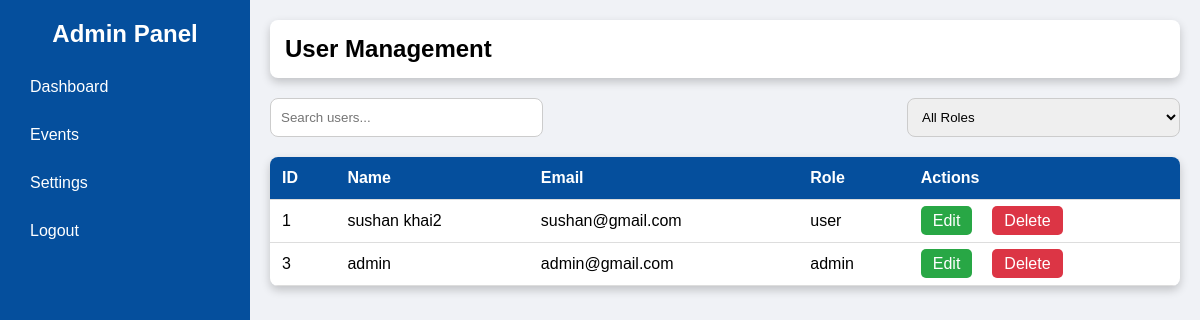
The page /admin_dashboard.php on the database its author committed.
### tables this page shows
CREATE TABLE `users` (
  `id` int(11) NOT NULL,
  `fullname` varchar(255) NOT NULL,
  `email` varchar(255) NOT NULL,
  `password` varchar(255) NOT NULL,
  `phone` varchar(255) NOT NULL,
  `dob` date NOT NULL,
  `otp` varchar(255) NOT NULL,
  `role` varchar(255) NOT NULL,
  `ban_user` varchar(255) NOT NULL
);

### admin_dashboard.php (the view, shortened to what this page needs)
<?php
include "conn.php";
?>
<!DOCTYPE html>
<html lang="en">
<head>
</head>
<body>
    <div class="sidebar">
        <h2>Admin Panel</h2>
        <ul>
            <li><a href="admin_dashboard.php">Dashboard</a></li>
            <li><a href="admin_events.php">Events</a></li>
            <li><a href="admin_settings.php">Settings</a></li>
            <li><a href="logout.php">Logout</a></li>
        </ul>
    </div>
    <div class="main-content">
        <div class="header">
            <h2>User Management</h2>
        </div>
        <div class="search-box">
            <input type="text" id="search" placeholder="Search users...">
            <select id="role-filter">
                <option value="">All Roles</option>
            </select>
        </div>
        <table id="user-table">
            <thead>
                <tr>
                    <th>ID</th>
                    <th>Name</th>
                    <th>Email</th>
                    <th>Role</th>
                    <th>Actions</th>
                </tr>
            </thead>
            <tbody>
                <?php
                $query_user = $mysql->query("select * from users;");
                while ($row = $query_user->fetch_assoc()) {
                    $id = $row["id"];
                    $fullname = $row["fullname"];
                    $email = $row["email"];
                    $role = $row["role"];
                    echo "<tr>";
                    echo "<td>$id</td>";
                    echo "<td>$fullname</td>";
                    echo "<td>$email</td>";
                    echo "<td>$role</td>";
                    echo "<td><a class='action-btn edit-btn' href='user_edit.php?email=$email'>Edit</a>" . "<a class='action-btn delete-btn' href='user_delete.php?email=$email'>Delete</a>";
                }
                ?>
            </tbody>
        </table>
    </div>
</body>
</html>

### admin_dashboard.php (style rules this page uses)
* { margin: 0; padding: 0; box-sizing: border-box; font-family: Arial, sans-serif; }
body { display: flex; min-height: 100vh; background-color: #f0f2f6; }
.sidebar { width: 250px; background-color: #054f9d; color: white; padding: 20px; position: fixed; height: 100vh; }
.sidebar h2 { text-align: center; margin-bottom: 20px; }
.sidebar ul { list-style: none; padding: 0; }
.sidebar ul li { margin: 10px 0; }
.sidebar ul li a { color: white; text-decoration: none; display: block; padding: 10px; border-radius: 8px; transition: 0.3s; }
.main-content { margin-left: 250px; padding: 20px; flex: 1; width: calc(100% - 250px); }
.header { background: white; padding: 15px; border-radius: 8px; box-shadow: 0 4px 10px rgba(0, 0, 0, 0.2); margin-bottom: 20px; display: flex; justify-content: space-between; align-items: center; }
.header h2 { font-size: 24px; }
.search-box { margin-bottom: 20px; display: flex; justify-content: space-between; }
input[type="text"], select { padding: 10px; width: 30%; border: 1px solid #ccc; border-radius: 8px; }
table { width: 100%; border-collapse: collapse; background: white; border-radius: 8px; overflow: hidden; box-shadow: 0 4px 10px rgba(0, 0, 0, 0.2); }
th, td { padding: 12px; text-align: left; border-bottom: 1px solid #ddd; }
th { background-color: #054f9d; color: white; }
.action-btn { padding: 6px 12px; border: none; border-radius: 5px; cursor: pointer; }
.edit-btn { background-color: #28a745; color: white; margin-right: 20px; text-decoration: none; }
.delete-btn { background-color: #dc3545; color: white; text-decoration: none; }

### rows shown on the page
users: id "1", fullname "sushan khai2", email "sushan@gmail.com", role "user"
users: id "3", fullname "admin", email "admin@gmail.com", role "admin"
